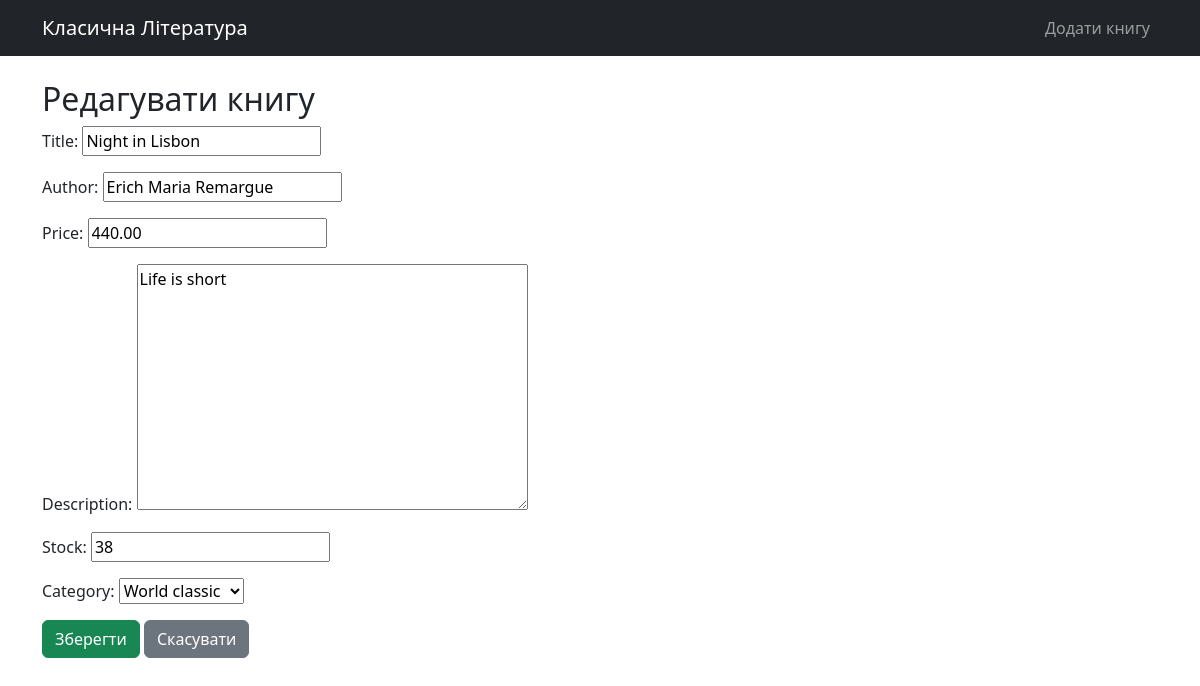
The page /book/2/edit/ on the database its author committed.
### catalog/models.py (models this page shows, shortened)
class Book(models.Model):
    title = models.CharField(max_length=200)
    author = models.CharField(max_length=200)
    price = models.DecimalField(max_digits=10, decimal_places=2)
    description = models.TextField(blank=True)
    stock = models.IntegerField(default=0)
    category = models.ForeignKey(Category, on_delete=models.CASCADE, related_name='books')

### catalog/views.py (the view)
# urls.py: path('book/<int:pk>/edit/', views.BookUpdateView.as_view(), name='book_update'),
class BookUpdateView(UpdateView):
    model = Book
    template_name = 'catalog/book_form.html'
    fields = ['title', 'author', 'price', 'description', 'stock', 'category']
    success_url = reverse_lazy('catalog:book_list')

### catalog/models.py (called while the page is built)
    def __str__(self):
        return self.name

### catalog/templates/catalog/book_form.html (shortened to what this page needs)
{% extends 'catalog/base.html' %}
{% block content %}
    <h2>{% if object %}Редагувати{% else %}Додати{% endif %} книгу</h2>
    <form method="post">
        {{ form.as_p }}
        <button type="submit" class="btn btn-success">Зберегти</button>
        <a href="{% url 'catalog:book_list' %}" class="btn btn-secondary">Скасувати</a>
    </form>
{% endblock %}

### rows shown on the page
Book: title "Night in Lisbon", author "Erich Maria Remargue", price "440.00", description "Life is short", stock "38", category "World classic"
